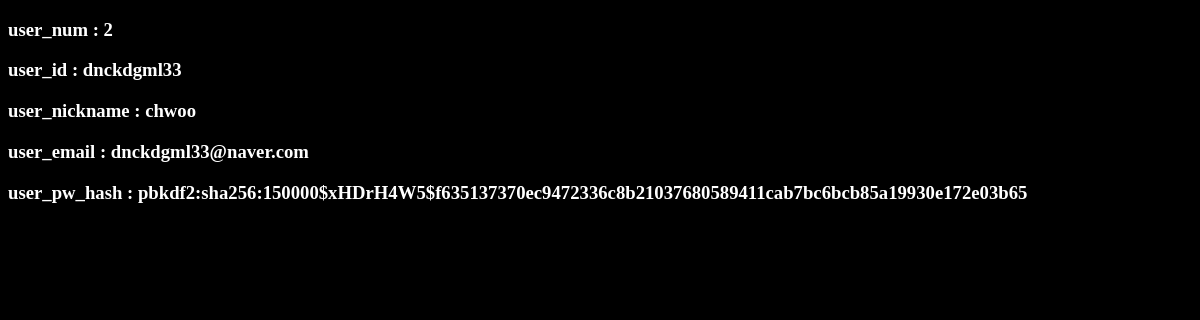
The app's page /geonguprincesssecretroom/view_user_info/dnckdgml33 with its own data.
### tables this page shows
CREATE TABLE user (
  user_num integer primary key autoincrement,
  user_id string not null,
  user_nickname string not null,
  user_email string not null,
  user_pw_hash string not null
);

### GPSR.py (the view)
@app.route('/geonguprincesssecretroom/view_user_info/<user_id>')
def admin_view_user_info(user_id):
    user = query_db('select * from user where user_id = ?', [user_id], True)
    return render_template('/admin/admin_view_user_info.html', user=user)

### GPSR.py (called while the page is built)
def connect_db():
    return sqlite3.connect(app.config['DATABASE'])

def query_db(query, args=(), one=False):
    cur = g.db.execute(query, args)
    rv = [dict((cur.description[idx][0], value)
               for idx, value in enumerate(row)) for row in cur.fetchall()]
    return (rv[0] if rv else None) if one else rv

@app.before_request
def before_request():
    g.db = connect_db()
    g.user = None
    if 'user_num' in session:
        g.user = query_db('select * from user where user_num = ?',
                          [session['user_num']], one=True)

@app.teardown_request
def teardown_request(exception):
    if hasattr(g, 'db'):
        g.db.close()

### templates/admin/admin_view_user_info.html (shortened to what this page needs)
<!doctype html>
<link rel=stylesheet type=text/css href="{{ url_for('static', filename='style.css') }}">
<html>
    <head>
    </head>
    <body>
        {% for key, i in user.items() %}
            <h3>{{key}} : {{i}}</h3>
        {% endfor %}
    </body>
</html>

### static/style.css (style rules this page uses)
body { background: black; font-family: "?��?��?��??�어 Light"; color:white; }

### records on screen
user: key "user_id", user "dnckdgml33", key "user_nickname", user_nickname "chwoo", key "user_email", user_email "dnckdgml33@naver.com", key "user_pw_hash", user_pw_hash "pbkdf2:sha256:150000$xHDrH4W5$f635137370ec9472336c8b21037680589411cab7bc6bcb85a19930e172e03b65"

### other values on screen
{{ key }} "user_num"
{{ i }} "2"
